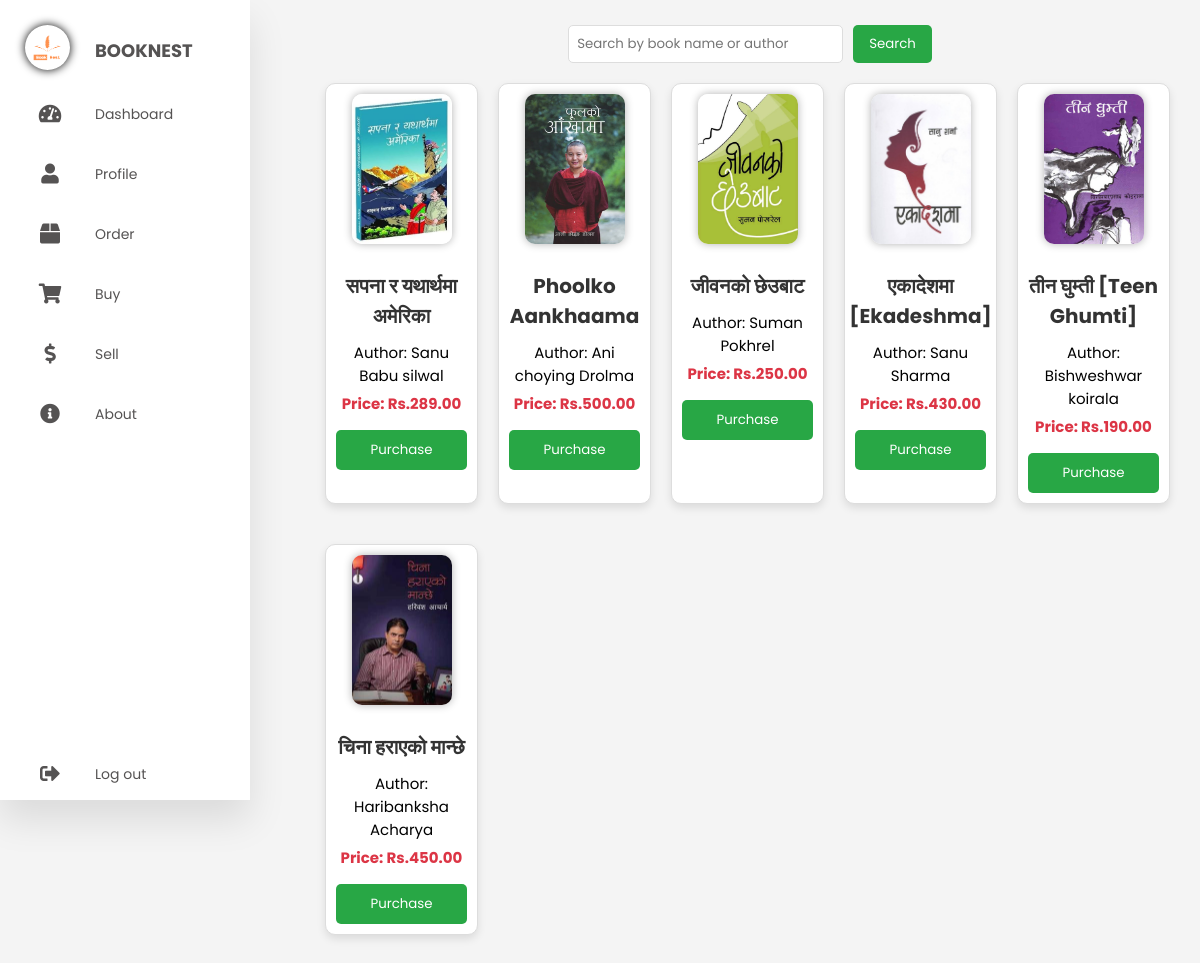
Page /View/dashboard.php (signed in) on the committed database.
### tables this page shows
CREATE TABLE `bookadd` (
  `id` int(11) NOT NULL,
  `title` varchar(255) NOT NULL,
  `author` varchar(255) NOT NULL,
  `isbn` varchar(13) NOT NULL,
  `price` decimal(10,2) NOT NULL,
  `discount` decimal(5,2) DEFAULT 0.00,
  `published_date` date NOT NULL,
  `category` varchar(255) NOT NULL,
  `cover` varchar(255) NOT NULL,
  `description` text NOT NULL,
  `created_at` timestamp NOT NULL DEFAULT current_timestamp(),
  `language` varchar(255) NOT NULL,
  `pages` int(11) NOT NULL
);

### View/dashboard.php (the view, shortened to what this page needs)
<?php
include '../connection/connection.php';
$searchQuery = isset($_GET['search']) ? $_GET['search'] : '';
$sql = "SELECT * FROM bookadd WHERE 1=1";
$stmt = $conn->prepare($sql);
$stmt->execute();
$result = $stmt->get_result();
?>
<!DOCTYPE html>
<html lang="en">
<head>
    <link rel="stylesheet" href="index.css">
    <link rel="stylesheet" href="https://cdnjs.cloudflare.com/ajax/libs/font-awesome/5.15.4/css/all.min.css">
</head>
<body>
    <div class="container">
        <nav>
            <ul>
                <li><a href="dashboard.php" class="logo">
                <img src="../Photo/Black and Orange Simple Book Store Logo.png" alt="Logo">
                    <span class="nav-item">BOOKNEST</span>
                </a></li>
                <li><a href="dashboard.php">
                    <i class="fas fa-tachometer-alt"></i>
                    <span class="nav-item">Dashboard</span>
                </a></li>
                <li><a href="profile.php">
                    <i class="fas fa-user"></i>
                    <span class="nav-item">Profile</span>
                </a></li>
                <li><a href="order_section.php">
                    <i class="fas fa-box"></i>
                    <span class="nav-item">Order</span>
                </a></li>
                <li><a href="buy.php">
                    <i class="fas fa-shopping-cart"></i>
                    <span class="nav-item">Buy</span>
                </a></li>
                <li><a href="sell.php">
                    <i class="fas fa-dollar-sign"></i>
                    <span class="nav-item">Sell</span>
                </a></li>
                <li><a href="about.php">
                    <i class="fas fa-info-circle"></i>
                    <span class="nav-item">About</span>
                </a></li>
                <li><a href="logout.php" class="logout">
                    <i class="fas fa-sign-out-alt"></i>
                    <span class="nav-item">Log out</span>
                </a></li>
            </ul>
        </nav>
    </div>
    <div class="main-content">
        <div class="search">
            <input type="text" id="search" placeholder="Search by book name or author" value="<?= htmlspecialchars($searchQuery) ?>">
            <button onclick="searchBooks()">Search</button>
        </div>
        <div class="book-list">
            <?php if ($result->num_rows > 0): ?>
                <?php while($row = $result->fetch_assoc()): ?>
                    <div class="book-card">
                        <img src="<?= htmlspecialchars($row['cover']); ?>" alt="<?= htmlspecialchars($row['title']); ?>">
                        <h3><?= htmlspecialchars($row['title']); ?></h3>
                        <p>Author: <?= htmlspecialchars($row['author']); ?></p>
                        <p class="price">Price: Rs.<?= htmlspecialchars($row['price']); ?></p>
                        <button onclick="purchaseBook(<?= htmlspecialchars($row['id']); ?>)">Purchase</button>
                    </div>
                <?php endwhile; ?>
            <?php else: ?>
                <p>No books found.</p>
            <?php endif; ?>
        </div>
    </div>
</body>
</html>

### View/index.css (style rules this page uses)
* { margin: 0; padding: 0; outline: none; border: none; text-decoration: none; box-sizing: border-box; font-family: "Poppins", sans-serif; }
body { background: #dfe9f5; }
.container { display: flex; }
nav { position: relative; top: 0; bottom: 0; height: 100vh; left: 0; background: #fff; width: 250px; overflow: hidden; box-shadow: 0 20px 35px rgba(0, 0, 0, 0.1); padding: 5px; position: fixed; }
.logo { text-align: center; display: flex; margin: 10px 0 0 10px; }
.logo img { width: 45px; height: 45px; border-radius: 50%; box-shadow: 0px 0px 10px black; }
.logo span { font-weight: bold; padding-left: 15px; font-size: 18px; text-transform: uppercase; }
a { position: relative; color: rgb(85, 83, 83); font-size: 14px; display: table; width: 280px; padding: 10px; }
nav .fas { position: relative; width: 70px; height: 40px; top: 14px; font-size: 20px; text-align: center; }
.nav-item { position: relative; top: 12px; margin-left: 10px; }
.logout { position: absolute; bottom: 0; }

### View/dashboard.php (style rules this page uses)
body { font-family: Arial, sans-serif; background-color: #f4f4f4; margin: 0; padding: 0; }
.main-content { margin-left: 300px; padding: 25px; }
.search { display: flex; justify-content: center; margin-bottom: 20px; }
.search input { padding: 8px; border: 1px solid #ddd; border-radius: 5px; margin-right: 10px; }
.search button { background-color: #28a745; color: #fff; padding: 8px 16px; border: none; border-radius: 5px; cursor: pointer; }
.book-list { display: flex; flex-wrap: wrap; gap: 20px; }
.book-card { background-color: #fff; border: 1px solid #ddd; border-radius: 10px; box-shadow: 0 4px 8px rgba(0, 0, 0, 0.1); width: 18%; margin-bottom: 20px; transition: transform 0.3s; text-align: center; }
.book-card img { width: 100px; height: 150px; object-fit: cover; border-radius: 10px; margin: 10px auto; box-shadow: 0 0 8px rgba(0,0,0,0.3); }
.book-card h3 { font-size: 20px; margin: 10px 0; color: #333; }
.book-card p { font-size: 15px; margin: 5px 10px; }
.book-card .price { color: #dc3545; font-weight: bold; }
.book-card button { background-color: #28a745; color: #fff; padding: 10px; border: none; border-radius: 5px; width: calc(100% - 20px); margin: 10px; cursor: pointer; transition: background-color 0.3s; }

### rows in the picture
bookadd: cover (picture), title "सपना र यथार्थमा अमेरिका", author "Sanu Babu silwal", price "289.00"
bookadd: cover (picture), title "Phoolko Aankhaama", author "Ani choying Drolma", price "500.00"
bookadd: cover (picture), title "जीवनको छेउबाट", author "Suman Pokhrel", price "250.00"
bookadd: cover (picture), title "एकादेशमा [Ekadeshma]", author "Sanu Sharma", price "430.00"
bookadd: cover (picture), title "तीन घुम्ती [Teen Ghumti]", author "Bishweshwar koirala", price "190.00"
bookadd: cover (picture), title "चिना हराएको मान्छे", author "Haribanksha Acharya", price "450.00"
